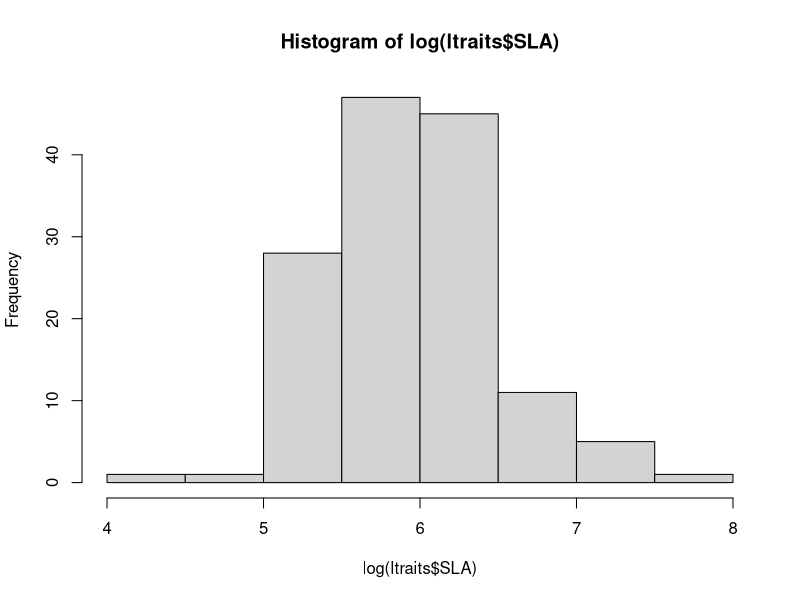

Here is the R script that generated this plot: (Note: this script raises an error after producing the figure.)
### fitting models with traits as response

data <- read.csv("./../clean_data/all_data_combined.csv")
data <- data[data$species=="BRTE",]

## SLA

# calculate SLA
ltraits <- data[-which(is.na(data$total_leaf_area)),]
ltraits$total_leaf_area <- ltraits$total_leaf_area/100
ltraits$SLA <- as.numeric(ltraits$total_leaf_area)/as.numeric(ltraits$total_leaf_mass)
# set up siteyear random effect & scaled predictors
ltraits$siteyear <- paste0(ltraits$site,ltraits$year)
ltraits$siteyear <- as.numeric(as.factor(ltraits$siteyear))
ltraits$n.con.nb <- as.numeric(scale(ltraits$n.con.nb))
ltraits$n.het.nb <- as.numeric(scale(ltraits$n.het.nb))

# look at distribution of trait
hist(log(ltraits$SLA)) # log-normal
# model
lfit <- lmer(log(SLA) ~ n.het.nb + n.con.nb + patch + elevation + (1|siteyear),data=ltraits)
summary(lfit)
res <- simulateResiduals(lfit)
base::plot(res) # residuals good enough

## SRL

# calculate SRL
rtraits <- data[-which(is.na(data$length_cm)),]
rtraits <- rtraits[-which(is.na(rtraits$root_mass)),]
rtraits <- rtraits[-which(rtraits$root_mass==0),]
rtraits$SRL <- as.numeric(rtraits$length_cm)/as.numeric(rtraits$root_mass)

# set up siteyear random effect & scaled predictors
rtraits$siteyear <- paste0(rtraits$site,rtraits$year)
rtraits$siteyear <- as.numeric(as.factor(rtraits$siteyear))
rtraits$n.con.nb <- as.numeric(scale(rtraits$n.con.nb))
rtraits$n.het.nb <- as.numeric(scale(rtraits$n.het.nb))

# look at distribution of trait
hist(log(rtraits$SRL)) # log-normal
# fit model
rfit <- lmer(log(SRL) ~ n.het.nb + n.con.nb + patch + elevation + (1|siteyear),data=rtraits)
summary(rfit)
res <- simulateResiduals(rfit)
base::plot(res) # residuals good


## height

htraits <- data[-which(is.na(data$max.height)),]
htraits <- htraits[-which(htraits$max.height==0),]

# set up siteyear random effect & scaled predictors
htraits$siteyear <- paste0(htraits$site,htraits$year)
htraits$siteyear <- as.numeric(as.factor(htraits$siteyear))
htraits$n.con.nb <- as.numeric(scale(htraits$n.con.nb))
htraits$n.het.nb <- as.numeric(scale(htraits$n.het.nb))

# look at distribution of trait
hist(log(htraits$max.height)) # log-normal
# fit model
hfit <-lmer(log(max.height) ~ n.het.nb + n.con.nb + patch + elevation + (1|siteyear),data=htraits)
summary(hfit)
res <- simulateResiduals(hfit)
base::plot(res) # residuals good


## emergence phenology

etraits <- data[-which(is.na(data$emergence)),]
etraits$emergence <- as.numeric(strftime(etraits$emergence, format = "%V"))

# set up siteyear random effect & scaled predictors
etraits$siteyear <- paste0(etraits$site,etraits$year)
etraits$siteyear <- as.numeric(as.factor(etraits$siteyear))
etraits$n.con.nb <- as.numeric(scale(etraits$n.con.nb))
etraits$n.het.nb <- as.numeric(scale(etraits$n.het.nb))

# look at distribution of trait
hist(etraits$emergence) # this is causing issues - come back to this


## flowering phenology

ftraits <- data[-which(is.na(data$flower)),]
ftraits$flower <- as.numeric(strftime(ftraits$flower, format = "%V"))

# set up siteyear random effect & scaled predictors
ftraits$siteyear <- paste0(ftraits$site,ftraits$year)
ftraits$siteyear <- as.numeric(as.factor(ftraits$siteyear))
ftraits$n.con.nb <- as.numeric(scale(ftraits$n.con.nb))
ftraits$n.het.nb <- as.numeric(scale(ftraits$n.het.nb))

# look at distribution of trait
hist(ftraits$flower) # maybe normal? check residuals

ffit <-lmer(flower ~ n.het.nb + n.con.nb + patch + elevation + (1|siteyear),data=ftraits)
res <- simulateResiduals(ffit)
base::plot(res) # residuals bad
